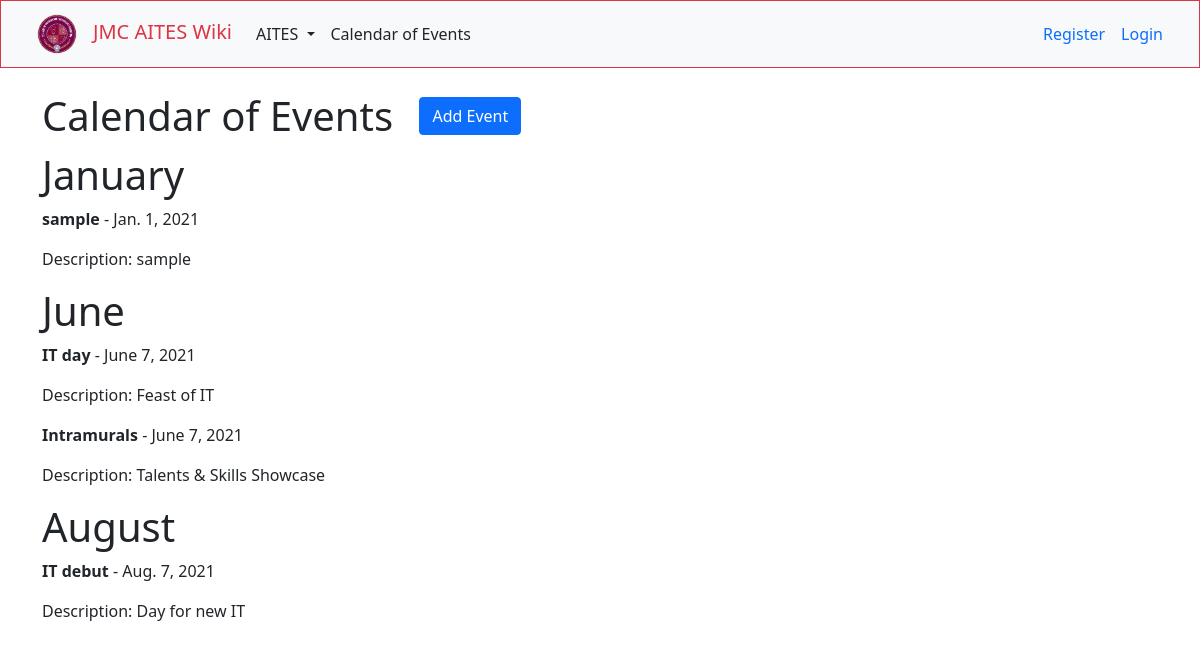
Screenshot of /calendar_of_events/ with the database file from the repository.
### events/models.py (models this page shows, shortened)
class Event(models.Model):
    name = models.CharField(max_length=64, verbose_name='name of event')
    info = models.TextField(max_length=128, verbose_name='Information')
    event_date = models.DateField()

### events/views.py (the view)
# urls.py: path('', views.index, name ="home"),
def index(request):
    events = Event.objects.all()
    jan = Event.objects.filter(event_date__month="01")
    feb = Event.objects.filter(event_date__month="02")
    mar = Event.objects.filter(event_date__month="03")
    apr = Event.objects.filter(event_date__month="04")
    may = Event.objects.filter(event_date__month="05")
    jun = Event.objects.filter(event_date__month="06")
    jul = Event.objects.filter(event_date__month="07")
    aug = Event.objects.filter(event_date__month="08")
    sept = Event.objects.filter(event_date__month="09")
    octo = Event.objects.filter(event_date__month="10")
    nov = Event.objects.filter(event_date__month="11")
    dec = Event.objects.filter(event_date__month="12")
    return render(request, 'events/index.html', {
        'events': events,
        'jan': jan,
        'feb': feb,
        'mar': mar,
        'apr': apr,
        'may': may,
        'jun': jun,
        'jul': jul,
        'aug': aug,
        'sept': sept,
        'oct': octo,
        'nov': nov,
        'dec': dec
    })

### events/templates/events/index.html (shortened to what this page needs)
{% extends 'users/layout.html' %}
{% block body %}
{% include 'partials/_navbar.html' %}
    <div class="container">
        <h1 class="mt-4">Calendar of Events <a href="{% url 'events:add' %}" class="btn btn-primary ms-3 mb-2" role="button">Add Event</a></h1>
        {% if jan %}
            <h1>January</h1>
            {% for event in jan %}
                <p><strong>{{event.name}}</strong> - {{event.event_date}}</p>
                <p>Description: {{event.info}}</p>
            {% endfor %}
        {% endif %}
        {% if jun %}
        <h1>June</h1>
        {% for event in jun %}
            <p><strong>{{event.name}}</strong> - {{event.event_date}}</p>
            <p>Description: {{event.info}}</p>
        {% endfor %}
        {% endif %}
        {% if aug %}
        <h1>August</h1>
        {% for event in aug %}
            <p><strong>{{event.name}}</strong> - {{event.event_date}}</p>
            <p>Description: {{event.info}}</p>
        {% endfor %}
        {% endif %}
    </div>
{% endblock %}

### rows the page displays
Event: name "sample", event_date "Jan. 1, 2021", info "sample"
Event: name "IT day", event_date "June 7, 2021", info "Feast of IT"
Event: name "Intramurals", event_date "June 7, 2021", info "Talents & Skills Showcase"
Event: name "IT debut", event_date "Aug. 7, 2021", info "Day for new IT"
